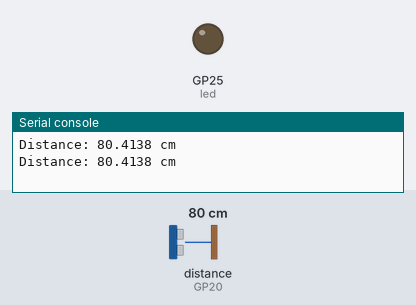
A program run on a simulated Raspberry Pi Pico running MicroPython. Shown: output pins drawn as LEDs (lit = HIGH), the last lines printed to the serial console. The test bench sets the inputs (shaded band); at power-on: distance to the obstacle (sensor on GP20) 80 cm. The echo pulse lasts 58.3 µs per cm; pins used as bus, display or sensor lines are not drawn.

Above: at 1.2 s.
1.3 s: distance to the obstacle (sensor on GP20) set to 11 cm
3.2 s: distance to the obstacle (sensor on GP20) set to 8 cm
At 5.1 s:
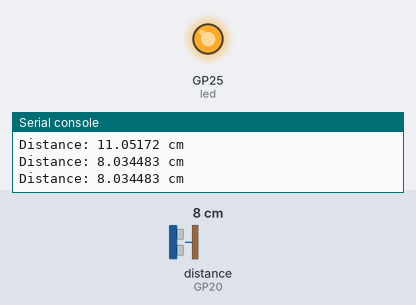
5.5 s: distance to the obstacle (sensor on GP20) set to 18 cm
At 6.8 s:
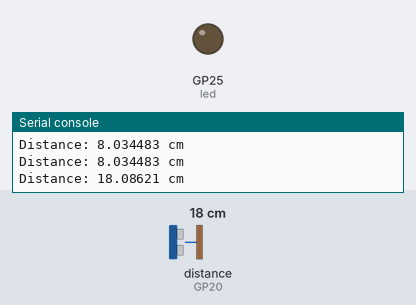
7.5 s: distance to the obstacle (sensor on GP20) set to 2 cm
At 8.4 s:
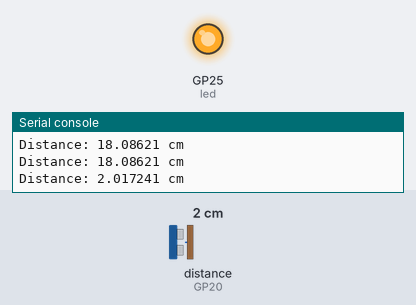
Timing chart, 0 to 10.5 s (numbered marks = the images above; inputs shaded):
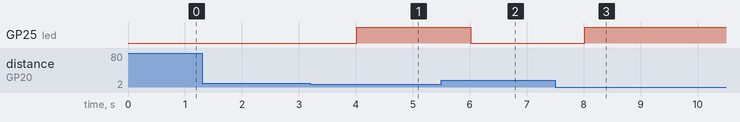

Measured:
- the behaviour switches between 10 and 9 cm on distance to the obstacle (sensor on GP20) (found by bisection; images 0 and 1)
- after the input at 3.2 s, GP25 (led): LOW → HIGH after 0.82 s
- after the input at 5.5 s, GP25 (led): HIGH → LOW after 0.52 s
- after the input at 7.5 s, GP25 (led): LOW → HIGH after 0.52 s

The program:

ex_hc-sr04.py
```python
from machine import Pin, time_pulse_us
import utime

trig = Pin(21, Pin.OUT)
echo = Pin(20, Pin.IN)

led = Pin(25, Pin.OUT)

while True:
    trig.low()
    utime.sleep_us(2)
    trig.high()
    utime.sleep_us(10)
    trig.low()
    pulse_duration = time_pulse_us(echo, Pin.high)
    distance = (pulse_duration / 29) / 2
    print(f"Distance: {distance} cm")

    if distance < 10:
        led.on()
    else:
        led.off()

    utime.sleep(1)
```
